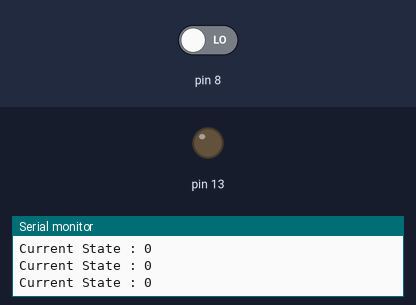
A sketch run on a simulated Arduino Uno, built with avr-gcc and run on an emulated ATmega328P. Parts: output pins drawn as LEDs (lit = HIGH), the last lines printed to the serial monitor. The test bench sets the inputs (shaded band); at power-on: pin 8 LOW.

Above: at 1.2 s.
1.3 s: pin 8 driven HIGH
At 2.5 s:
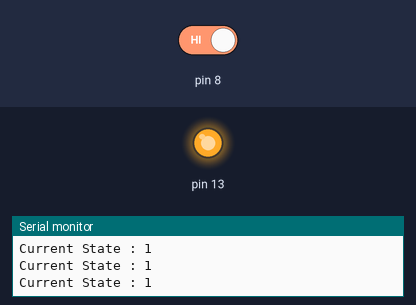
2.8 s: pin 8 driven LOW
At 4.0 s:
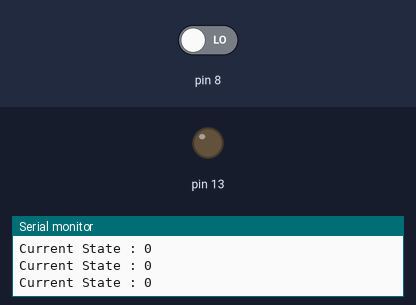
Timing chart, 0 to 5.8 s (numbered marks = the images above; inputs shaded):
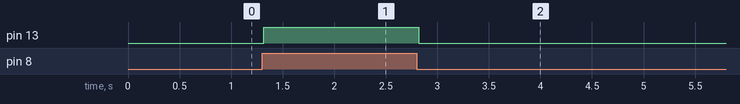

The sketch:

sketch_aug19a.ino
```cpp
// void setup() {
//   Serial.begin(9600);
// }

// void loop() {
//   int sensor_01 = 100;
//   int sensor_02 = 100;
//   int sum = sensor_01 + sensor_02;
//   Serial.print("SUM : ");
//   Serial.println(sum);
//   delay(5000);
// }
void setup() {
  // put your setup code here, to run once:
  pinMode(8,INPUT);
  pinMode(13,OUTPUT);
  Serial.begin(9600);

}
bool flag = true;
void loop() {
  flag = digitalRead(8);
  if(flag)
    digitalWrite(13,HIGH);
  else
    digitalWrite(13,LOW);
  Serial.print("Current State : ");
  Serial.println(flag);
}
```

Measured:
- after the input at 1.3 s, pin 13: LOW → HIGH at once
- after the input at 2.8 s, pin 13: HIGH → LOW at once
